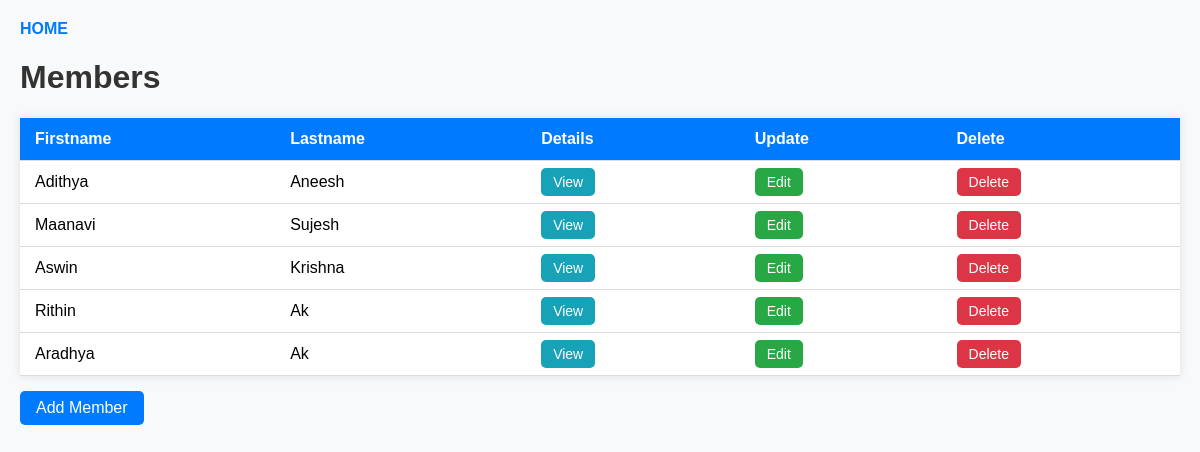
/home/, run on the app's committed database.
### app/models.py (models this page shows, shortened)
class App(models.Model):
    firstname = models.CharField(max_length=255)
    lastname = models.CharField(max_length=255)
    phone = models.IntegerField(null=True)
    date = models.DateField(auto_now_add=True)

### app/views.py (the view)
# urls.py: path('home/', views.index,name='home'),
def index(request):
    person = App.objects.all().values()
    return render(request,'index.html',{'person':person})

### app/templates/index.html (shortened to what this page needs)
{% extends "master.html" %}
{% load static %}
{% block content %}
<div>
    <a href="/">HOME</a>
    <h1>Members</h1>
</div>
<table>
    <thead>
        <tr>
            <th>Firstname</th>
            <th>Lastname</th>
            <th>Details</th>
            <th>Update</th>
            <th>Delete</th>
        </tr>
    </thead>
    <tbody>
        {% for x in person %}
        <tr>
            <td>{{ x.firstname }}</td>
            <td>{{ x.lastname }}</td>
            <td><a class="btn btn-view" href="{% url 'details' x.id %}">View</a></td>
            <td><a class="btn btn-edit" href="{% url 'update' x.id %}">Edit</a></td>
            <td><a class="btn btn-delete" href="{% url 'delete' x.id %}">Delete</a></td>
        </tr>
        {% endfor %}
    </tbody>
</table>
<a class="btn-add" href="{% url 'add' %}">Add Member</a>
{% endblock %}

### app/static/css/home.css (style rules this page uses)
body { background-color: lightblue; font-family: verdana; }

### app/templates/index.html (style rules this page uses)
body { font-family: Arial, sans-serif; background-color: #f8f9fa; margin: 20px; }
a { text-decoration: none; color: #007bff; }
h1 { color: #333; }
div a { margin-right: 15px; font-weight: bold; }
table { width: 100%; border-collapse: collapse; margin-top: 20px; background-color: #fff; box-shadow: 0px 0px 10px rgba(0,0,0,0.1); }
th, td { padding: 12px 15px; text-align: left; border-bottom: 1px solid #ddd; }
th { background-color: #007bff; color: white; }
.btn { padding: 6px 12px; border-radius: 5px; font-size: 14px; margin-right: 5px; color: white; }
.btn-view { background-color: #17a2b8; }
.btn-edit { background-color: #28a745; }
.btn-delete { background-color: #dc3545; }
.btn-add { display: inline-block; margin-top: 15px; padding: 8px 16px; background-color: #007bff; color: white; border-radius: 5px; }

### data on the page
App: firstname "Adithya", lastname "Aneesh"
App: firstname "Maanavi", lastname "Sujesh"
App: firstname "Aswin", lastname "Krishna"
App: firstname "Rithin", lastname "Ak"
App: firstname "Aradhya", lastname "Ak"
